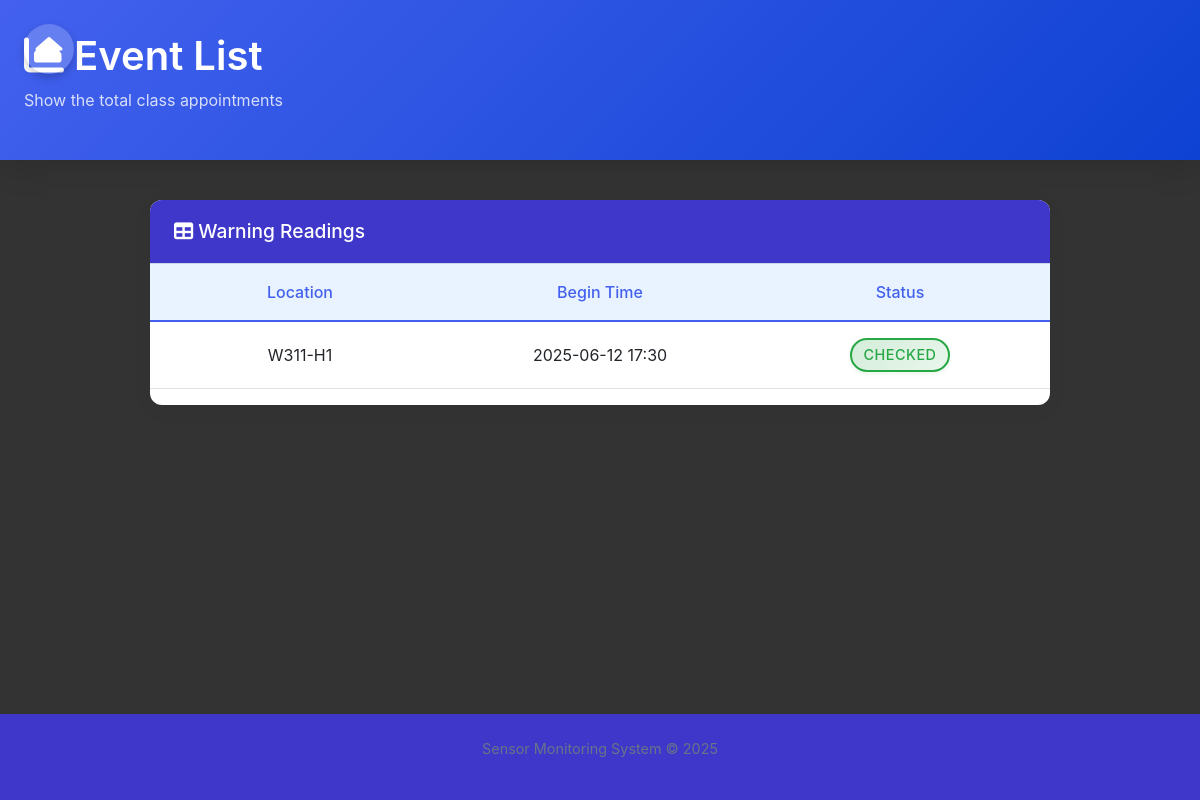
The app's page /log, older data.
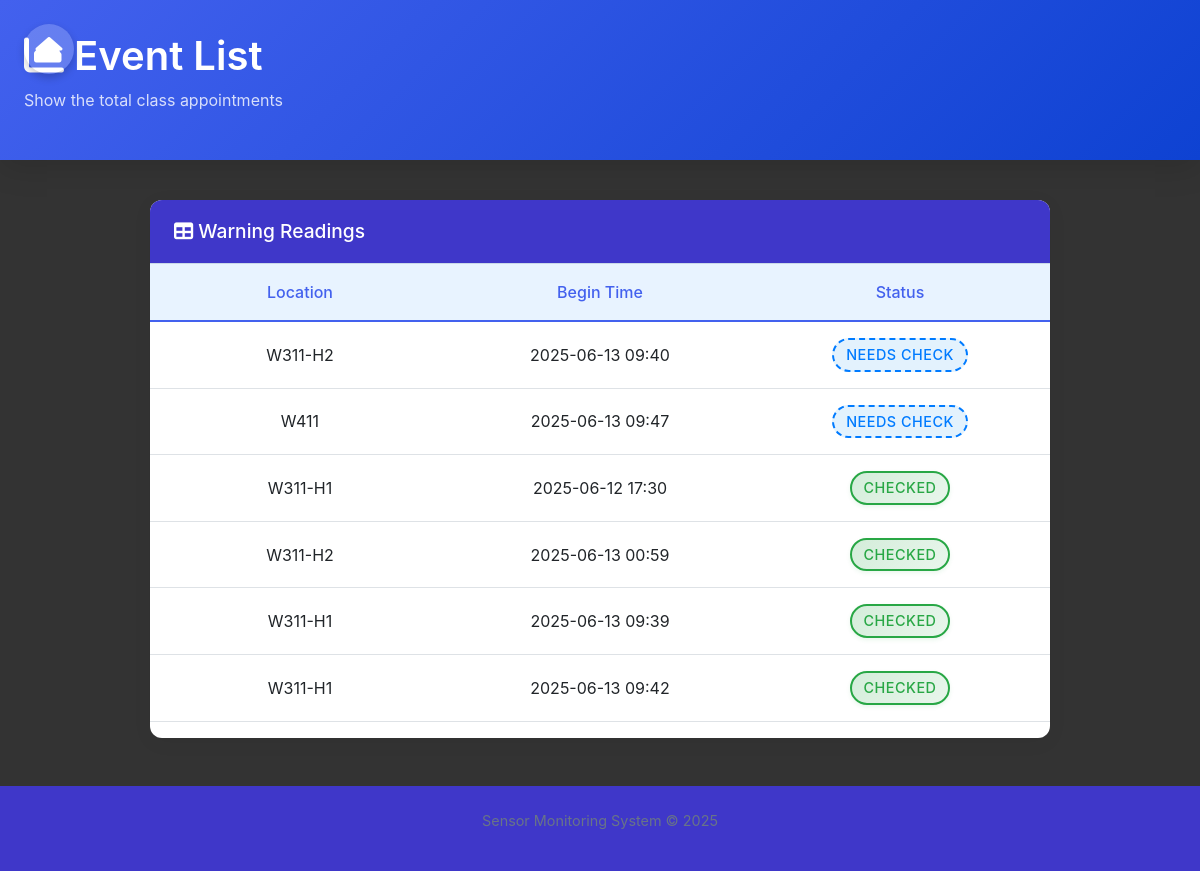
The same page, newer data.
### projectApp/models.py (models this page shows)
class Warning(models.Model):
    message = models.ManyToManyField(
        WarningMessage,
        blank= True
    )
    loc = models.CharField(max_length=6)
    date_created = models.DateTimeField(auto_now_add=True)
    status = models.BooleanField(default=False)

### projectApp/views.py (the view, shortened to what this page needs)
# urls.py: path("log",views.log_list)
def log_list(request):
    warnings = Warning.objects.order_by("status")
    context = {"warning":warnings}
    return render(request,"projectApp/log_list.html",context)

### projectApp/templates/projectApp/log_list.html (shortened to what this page needs)
{% load static %}
<!DOCTYPE html>
<html lang="en">
  <head>
    <link
      href="https://cdn.jsdelivr.net/npm/font-awesome@4.7.0/css/font-awesome.min.css"
      rel="stylesheet"
    />
    <link
      href="https://cdn.jsdelivr.net/npm/bootstrap@5.3.6/dist/css/bootstrap.min.css"
      rel="stylesheet"
    />
    <link
      rel="stylesheet"
      type="text/css"
      href="https://cdn.flexmonster.com/theme/orange/flexmonster.min.css"
    />
    <link
      href="https://cdn.jsdelivr.net/npm/bootstrap@5.3.0/dist/css/bootstrap.min.css"
      rel="stylesheet"
    />
    <link
      rel="stylesheet"
      href="https://cdnjs.cloudflare.com/ajax/libs/font-awesome/6.4.0/css/all.min.css"
    />
    <link
      href="https://cdn.jsdelivr.net/npm/sweetalert2@11.7.27/dist/sweetalert2.min.css"
      rel="stylesheet"
    />
  </head>
  <body>
    <a href="/" class="home-button" title="Home">
      <i class="fas fa-home"></i>
    </a>
    <header class="header">
      <div class="main-container">
        <h1><i class="fa fa-area-chart mr-2"></i> Event List</h1>
        <p>Show the total class appointments</p>
      </div>
    </header>
    <main class="main-container">
      <div class="card">
        <div class="card-header" style="color: white">
          <h3><i class="fa fa-table mr-2"></i> Warning Readings</h3>
        </div>
        <div class="table-responsive">
          <table class="table data-table table-hover">
            <thead>
              <tr>
                <th>Location</th>
                <th>Begin Time</th>
                <th>Status</th>
              </tr>
            </thead>
            <tbody>
              {% for entry in warning %}
              <tr class="clickable-row" data-id="{{ entry.id }}">
                <td>{{ entry.loc }}</td>
                <td>{{ entry.date_created|date:"Y-m-d H:i" }}</td>
                {% if entry.status == True %}
                <td>
                  <span class="status-tag status-ongoing">Checked</span>
                </td>
                {% elif entry.status == False %}
                <td><span class="status-tag status-upcoming">Needs Check</span></td>
                {% endif %}
              </tr>
              {% endfor %}
            </tbody>
          </table>
        </div>
      </div>
    </main>
    <footer class="footer">
      <div class="main-container">
        <p>Sensor Monitoring System &copy; 2025</p>
      </div>
    </footer>
  </body>
</html>

Row changes from the older to the newer data that the page shows:
added Warning: loc "W311-H2", date_created "2025-06-13 09:40", status "NEEDS CHECK"
added Warning: loc "W411", date_created "2025-06-13 09:47", status "NEEDS CHECK"
added Warning: loc "W311-H2", date_created "2025-06-13 00:59", status "CHECKED"
added Warning: loc "W311-H1", date_created "2025-06-13 09:39", status "CHECKED"
added Warning: loc "W311-H1", date_created "2025-06-13 09:42", status "CHECKED"
